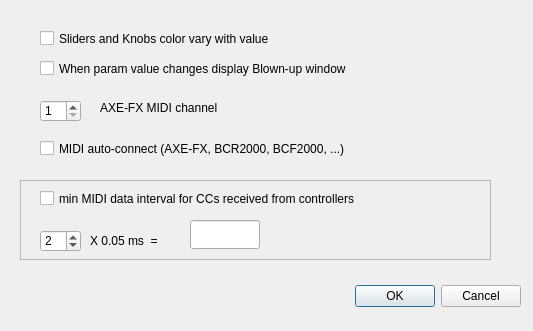
<?xml version="1.0" encoding="UTF-8"?>
<ui version="4.0">
 <class>Prefs</class>
 <widget class="QDialog" name="Prefs">
  <property name="geometry">
   <rect>
    <x>0</x>
    <y>0</y>
    <width>533</width>
    <height>331</height>
   </rect>
  </property>
  <property name="windowTitle">
   <string>Preferences</string>
  </property>
  <widget class="QDialogButtonBox" name="buttonBox">
   <property name="geometry">
    <rect>
     <x>180</x>
     <y>280</y>
     <width>341</width>
     <height>32</height>
    </rect>
   </property>
   <property name="orientation">
    <enum>Qt::Horizontal</enum>
   </property>
   <property name="standardButtons">
    <set>QDialogButtonBox::Cancel|QDialogButtonBox::Ok</set>
   </property>
  </widget>
  <widget class="QCheckBox" name="cbxColoredSliders">
   <property name="geometry">
    <rect>
     <x>40</x>
     <y>30</y>
     <width>401</width>
     <height>17</height>
    </rect>
   </property>
   <property name="text">
    <string>Sliders and Knobs color vary with value</string>
   </property>
  </widget>
  <widget class="QSpinBox" name="spnChanNumb">
   <property name="geometry">
    <rect>
     <x>40</x>
     <y>100</y>
     <width>41</width>
     <height>22</height>
    </rect>
   </property>
   <property name="minimum">
    <number>1</number>
   </property>
   <property name="maximum">
    <number>16</number>
   </property>
  </widget>
  <widget class="QLabel" name="label">
   <property name="geometry">
    <rect>
     <x>100</x>
     <y>100</y>
     <width>221</width>
     <height>16</height>
    </rect>
   </property>
   <property name="text">
    <string>AXE-FX MIDI channel</string>
   </property>
  </widget>
  <widget class="QCheckBox" name="cbxDisplayBlownUp">
   <property name="geometry">
    <rect>
     <x>40</x>
     <y>60</y>
     <width>471</width>
     <height>17</height>
    </rect>
   </property>
   <property name="text">
    <string>When param value changes display Blown-up window</string>
   </property>
  </widget>
  <widget class="QCheckBox" name="cbxAutoConnect">
   <property name="geometry">
    <rect>
     <x>40</x>
     <y>140</y>
     <width>451</width>
     <height>17</height>
    </rect>
   </property>
   <property name="text">
    <string>MIDI auto-connect (AXE-FX, BCR2000, BCF2000, ...)</string>
   </property>
  </widget>
  <widget class="QSpinBox" name="spnNumberInterval">
   <property name="geometry">
    <rect>
     <x>40</x>
     <y>230</y>
     <width>41</width>
     <height>22</height>
    </rect>
   </property>
   <property name="minimum">
    <number>1</number>
   </property>
   <property name="maximum">
    <number>10</number>
   </property>
   <property name="singleStep">
    <number>1</number>
   </property>
   <property name="value">
    <number>2</number>
   </property>
  </widget>
  <widget class="QCheckBox" name="cbxMIDIdataInterval">
   <property name="geometry">
    <rect>
     <x>40</x>
     <y>190</y>
     <width>451</width>
     <height>17</height>
    </rect>
   </property>
   <property name="text">
    <string>min MIDI data interval for CCs received from controllers</string>
   </property>
  </widget>
  <widget class="QLabel" name="label_2">
   <property name="geometry">
    <rect>
     <x>90</x>
     <y>230</y>
     <width>91</width>
     <height>21</height>
    </rect>
   </property>
   <property name="text">
    <string>X 0.05 ms  = </string>
   </property>
  </widget>
  <widget class="QFrame" name="frame">
   <property name="geometry">
    <rect>
     <x>20</x>
     <y>180</y>
     <width>471</width>
     <height>80</height>
    </rect>
   </property>
   <property name="frameShape">
    <enum>QFrame::StyledPanel</enum>
   </property>
   <property name="frameShadow">
    <enum>QFrame::Raised</enum>
   </property>
   <widget class="QLineEdit" name="ledInterval">
    <property name="geometry">
     <rect>
      <x>170</x>
      <y>40</y>
      <width>70</width>
      <height>29</height>
     </rect>
    </property>
    <property name="inputMask">
     <string notr="true"/>
    </property>
    <property name="text">
     <string notr="true"/>
    </property>
    <property name="maxLength">
     <number>10</number>
    </property>
    <property name="alignment">
     <set>Qt::AlignCenter</set>
    </property>
    <property name="readOnly">
     <bool>true</bool>
    </property>
    <property name="placeholderText">
     <string notr="true"/>
    </property>
   </widget>
  </widget>
  <zorder>frame</zorder>
  <zorder>buttonBox</zorder>
  <zorder>cbxColoredSliders</zorder>
  <zorder>spnChanNumb</zorder>
  <zorder>label</zorder>
  <zorder>cbxDisplayBlownUp</zorder>
  <zorder>cbxAutoConnect</zorder>
  <zorder>spnNumberInterval</zorder>
  <zorder>cbxMIDIdataInterval</zorder>
  <zorder>label_2</zorder>
 </widget>
 <resources/>
 <connections>
  <connection>
   <sender>buttonBox</sender>
   <signal>accepted()</signal>
   <receiver>Prefs</receiver>
   <slot>accept()</slot>
   <hints>
    <hint type="sourcelabel">
     <x>248</x>
     <y>254</y>
    </hint>
    <hint type="destinationlabel">
     <x>157</x>
     <y>274</y>
    </hint>
   </hints>
  </connection>
  <connection>
   <sender>buttonBox</sender>
   <signal>rejected()</signal>
   <receiver>Prefs</receiver>
   <slot>reject()</slot>
   <hints>
    <hint type="sourcelabel">
     <x>316</x>
     <y>260</y>
    </hint>
    <hint type="destinationlabel">
     <x>286</x>
     <y>274</y>
    </hint>
   </hints>
  </connection>
 </connections>
</ui>
